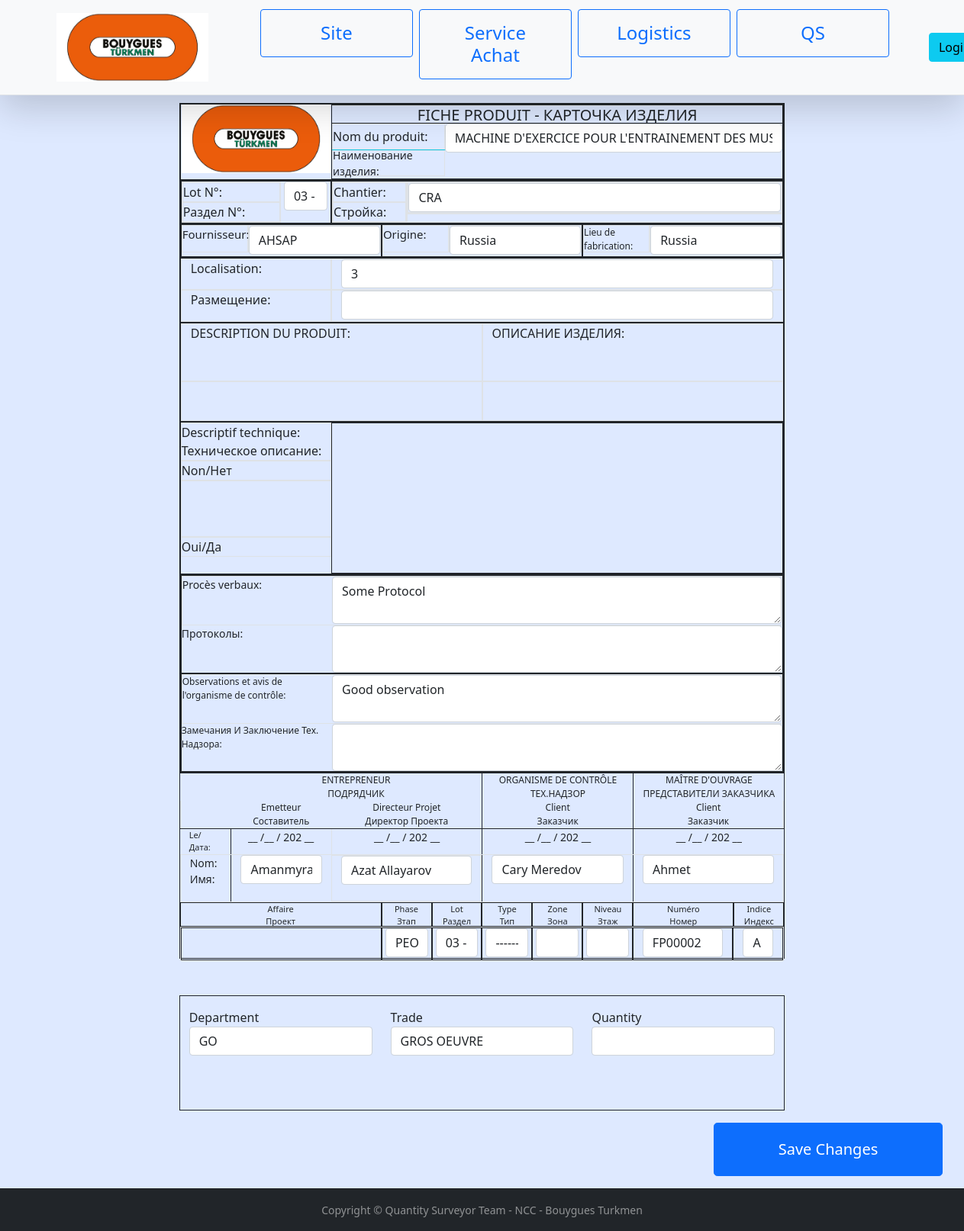
The page /fps/2/change/ on the database as committed earlier.
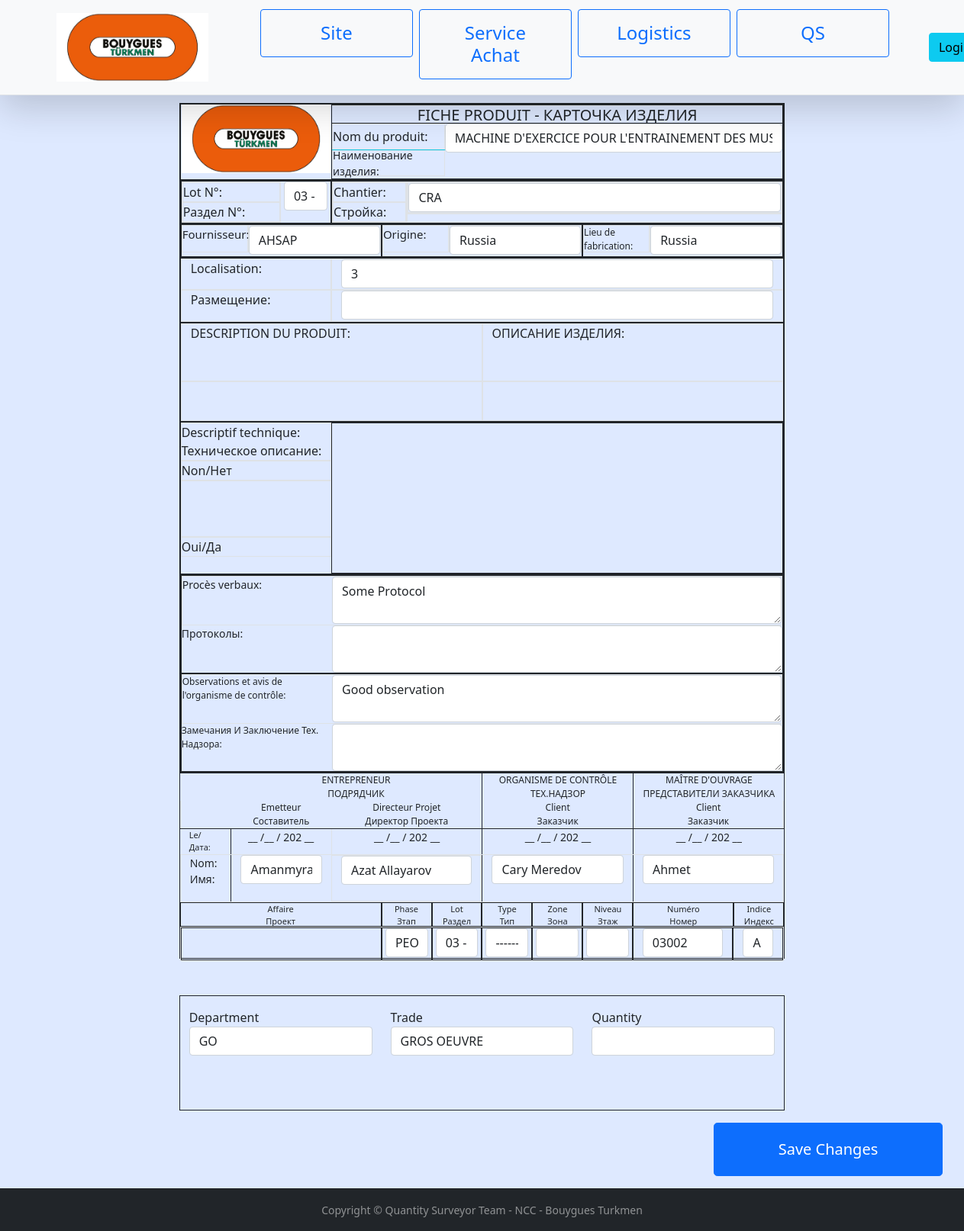
The same page on the database as committed later.
### fiche_produit/models.py (models this page shows, shortened)
class ProductCard(models.Model):
    number = models.CharField(max_length=10, blank=True, null=True)
    product = models.ForeignKey(Product, on_delete=models.SET_NULL, blank=True, null=True)
    provider = models.ForeignKey(Provider, on_delete=models.SET_NULL, blank=True, null=True)
    origin = models.ForeignKey(Country, on_delete=models.SET_NULL, blank=True, null=True, related_name='origin_country')
    manufactured_in = models.ForeignKey(Country, on_delete=models.SET_NULL, blank=True, null=True, related_name='manufactured_country')
    project = models.ForeignKey(Project,on_delete=models.SET_NULL, blank=True, null=True)
    department = models.ForeignKey(Department, on_delete=models.SET_NULL, blank=True, null=True)
    location_fr = models.CharField(max_length=300, blank=True, null=True)
    location_ru = models.CharField(max_length=300, blank=True, null=True)
    zone = models.CharField(max_length=2, blank=True, null=True)
    level = models.CharField(max_length=2, blank=True, null=True)
    rooms = models.ManyToManyField(Room, blank=True, null=True,  through='ProductCardRoom')
    trade = models.ForeignKey(Trade, on_delete=models.SET_NULL, blank=True, null=True)
    lot = models.ForeignKey(Lot, on_delete=models.SET_NULL, blank=True, null=True)
    fp_type =  models.ForeignKey(FPType, on_delete=models.SET_NULL, blank=True, null=True)
    phase = models.ForeignKey(Phase, on_delete=models.SET_NULL, blank=True, null=True)
    index = models.CharField(max_length=2, blank=True, null=True)
    protocol_fr = models.TextField(max_length=500, blank=True, null=True)
    protocol_ru = models.TextField(max_length=500, blank=True, null=True)
    observation_fr =models.TextField(max_length=500, blank=True, null=True)
    observation_ru =models.TextField(max_length=500, blank=True, null=True)
    annexe5s = models.ManyToManyField('Annexe5', blank=True, null=True,  through='ProductCardAnnexe5')
    quantity = models.DecimalField(max_digits=12, decimal_places=2, blank=True, null=True)
    sign_contractor1 = models.ForeignKey(Employee, on_delete=models.SET_NULL, blank=True, null=True, related_name='sign_emetteur')
    sign_contractor2 = models.ForeignKey(Employee, on_delete=models.SET_NULL, blank=True, null=True, related_name='sign_director')
    sign_tehnadzor = models.CharField(max_length=200, blank=True, null=True)
    sign_client = models.ForeignKey(Client,on_delete=models.SET_NULL, blank=True, null=True)
    date_contractor = models.DateTimeField(auto_now=True, blank=True, null=True)
    date_tehnadzor = models.DateTimeField(auto_now=True, blank=True, null=True)
    date_client = models.DateTimeField(auto_now=True, blank=True, null=True)
    created_by = models.ForeignKey(Employee, on_delete=models.SET_NULL, blank=True, null=True, related_name='created')
    created_at = models.DateTimeField(auto_now=True, blank=True, null=True)
    note_for_achat = models.TextField(max_length=500, blank=True, null=True)
    class Meta:
        constraints = [models.UniqueConstraint(fields=['project','number'], name = 'project-fp-number')]

### fiche_produit/views.py (the view, shortened to what this page needs)
# urls.py: path('fps/<int:pk>/change/', fpchange_view, name='fpchange'),
def fpchange_view(request, **kwargs):
    fp_id = kwargs.get('pk')
    print('fp will change fp with an id:', fp_id)
    fp = get_object_or_404(ProductCard, pk = fp_id)
    form = FPModelForm(instance = fp)
    context = {'form': form}
    context['submit_button_name'] = 'Save Changes'
    return render(request, 'site/fpform.html', context)

### fiche_produit/forms.py
class FPModelForm(forms.ModelForm):
    class Meta:
        model = ProductCard
        fields = '__all__'
    def __init__(self, *args, **kwargs):
        super().__init__(*args, **kwargs)
        for fld in self.fields:
            self.fields[fld].widget.attrs={
                'class': 'form-control'
            }

### fiche_produit/context_processors.py (called while the page is built)
def project_renderer(request):
    return {
        'projects': Project.objects.all()
    }

def lot_renderer(request):
    return {
        'lots': Lot.objects.all()
    }

def trade_renderer(request):
    return {
        'trades': Trade.objects.all()
    }

def annexe5_renderer(request):
    return {
        'annexe5s': Annexe5.objects.all()
    }

def provider_renderer(request):
    return {
        'providers': Provider.objects.all()
    }

### fiche_produit/models.py (called while the page is built)
    def __str__(self):
        if self.name_fr:
            return self.name_fr
        else:
            return super().__str__()

    def __str__(self):
        return str(self.number) + ' - ' + str(self.name_fr) if self.number else super().__str__()

    def __str__(self):
        return str(self.code) if self.code else super().__str__()

    def __str__(self):
        return str(self.name_fr) if self.name_fr else super().__str__()

### templates/site/fpform.html (shortened to what this page needs)
{% extends 'base.html' %}
{% load static %}
{% block content %}
{% include "fiche_produit/fiche_produit_edit_form.html" with fp_form=form fp_submit_button_name=submit_button_name %}
{% endblock %}

### templates/fiche_produit/fiche_produit_edit_form.html (shortened to what the changed rows need)
{% load static %}
<form method="POST">
<div class="container border border-dark " style="width:210mm; height: 297mm;">
<div class="row border border-dark" style="height: 100px;">
    <div class="col-9 border border-dark">
        <div class="row border-top border-dark p-0" style="height: 35px;">
            <div class="col-9 text-center p-0">
                {{ fp_form.product }}
            </div>
        </div>
    </div>
</div>
<div class="row border border-dark"  style="height: 57px;">
    <div class="col-3 border border-dark">
        <div class="row">
            <div class="col-4 text-center h4 px-1" >
                {{ fp_form.lot }}
            </div>
        </div>
    </div>
    <div class=" col-9 border border-dark">
        <div class="row">
            <div class="col-10 border">
                <div class="row border">
                    {{ fp_form.project }}
                </div>
            </div>
        </div>
    </div>
</div>
<div class="row border border-dark p-0"  style="height: 45px;">
    <div class="col-4 h-100 border border-dark">
        <div class="row">
            <div class="col-8">
                <div class="row border" style="height: 36px;">
                    {{ fp_form.provider }}
                </div>
            </div>
        </div>
    </div>
    <div class="col-4 h-100  border border-dark">
        <div class="row">
            <div class="col-8">
                <div class="row border" style="height: 36px;">
                    {{ fp_form.origin }}
                </div>
            </div>
        </div>
    </div>
    <div class="col-4 h-100  border border-dark">
        <div class="row">
            <div class="col-8">
                <div class="row border" style="height: 36px;">
                    {{ fp_form.manufactured_in }}
                </div>
            </div>
        </div>
    </div>
</div>
<div class="row border border-dark" style="height: 85px;">
    <div class="row p-0 m-0">
        <div class="col-9 border">
            {{ fp_form.location_fr }}
        </div>
    </div>
    <div class="row p-0 m-0">
        <div class="col-9 border">
            {{ fp_form.location_ru }}
        </div>
    </div>
</div>
<div class="row border border-dark " style="height: 260px;font-size: 14px;">
    <div class="border border-dark p-0 m-0">
        <div class="row p-0 border border-end m-0" style="height: 65px;">
            <div class="col-9  p-0 m-0">
                {{ fp_form.protocol_fr }}
            </div>
        </div>
        <div class="row p-0 m-0" style="height: 30px;">
            <div class="col-9  p-0 m-0">
                {{ fp_form.protocol_ru }}
            </div>
        </div>
    </div>
    <div class="border border-dark p-0 m-0">
        <div class="row p-0 border border-end m-0" style="height: 65px;">
            <div class="col-9  p-0 m-0">
                {{ fp_form.observation_fr }}
            </div>
        </div>
        <div class="row p-0 m-0" style="height: 30px;">
            <div class="col-9  p-0 m-0">
                {{ fp_form.observation_ru }}
            </div>
        </div>
    </div>
</div>
<div class="row border" style="font-size: 14px;">
    <div class="col-2 border-start border-dark">
        {{ fp_form.sign_contractor1 }} <br>
    </div>
    <div class="col-3 border">
        {{ fp_form.sign_contractor2 }} <br>
    </div>
    <div class="col-3 border-start border-dark">
        {{ fp_form.sign_tehnadzor }} <br>
    </div>
    <div class="col-3 border-start border-dark">
        {{ fp_form.sign_client }} <br>
    </div>
</div>
<div class="row border border" style="font-size: 14px; height: 45px;">
    <div class="col-1 border border-dark h-100 text-center px-1">
                {{ fp_form.phase}}
    </div>
    <div class="col-1 border border-dark h-100 text-center px-1">
                {{ fp_form.lot }}
    </div>
    <div class="col-1 border border-dark h-100 text-center px-1">
                {{ fp_form.fp_type }}
    </div>
    <div class="col-1 border border-dark h-100 text-center px-1">
                {{ fp_form.zone }}
    </div>
    <div class="col-1 border border-dark h-100 text-center px-1">
                {{ fp_form.level }}
    </div>
    <div class="col-2 border border-dark h-100 text-center">
                {{ fp_form.number }}
    </div>
    <div class="col-1 border border-dark h-100 text-center">
                {{ fp_form.index }}
    </div>
</div>
</div>
<div class="container border border-dark mt-5 " style="width:210mm; height: 40mm;">
    <div class="row justify-content-center mt-3">
        <div class="form-group col-md-4">
          <label for="{{fp_form.department.id_for_label}}">Department</label>
          {{ fp_form.department }}
        </div>
        <div class="form-group col-md-4">
            <label for="{{fp_form.trade.id_for_label}}">Trade</label>
            {{ fp_form.trade }}
        </div>
        <div class="form-group col-md-4">
            <label for="{{fp_form.quantity.id_for_label}}">Quantity</label>
            {{ fp_form.quantity }}
        </div>
    </div>
</div>
</form>

Rows that differ between the two databases and show on the page:
changed ProductCard "MACHINE D'EXERCICE POUR L'ENTRAINEMENT DES MUSCLES DU MOLLET": number "FP00002" → "03002"
